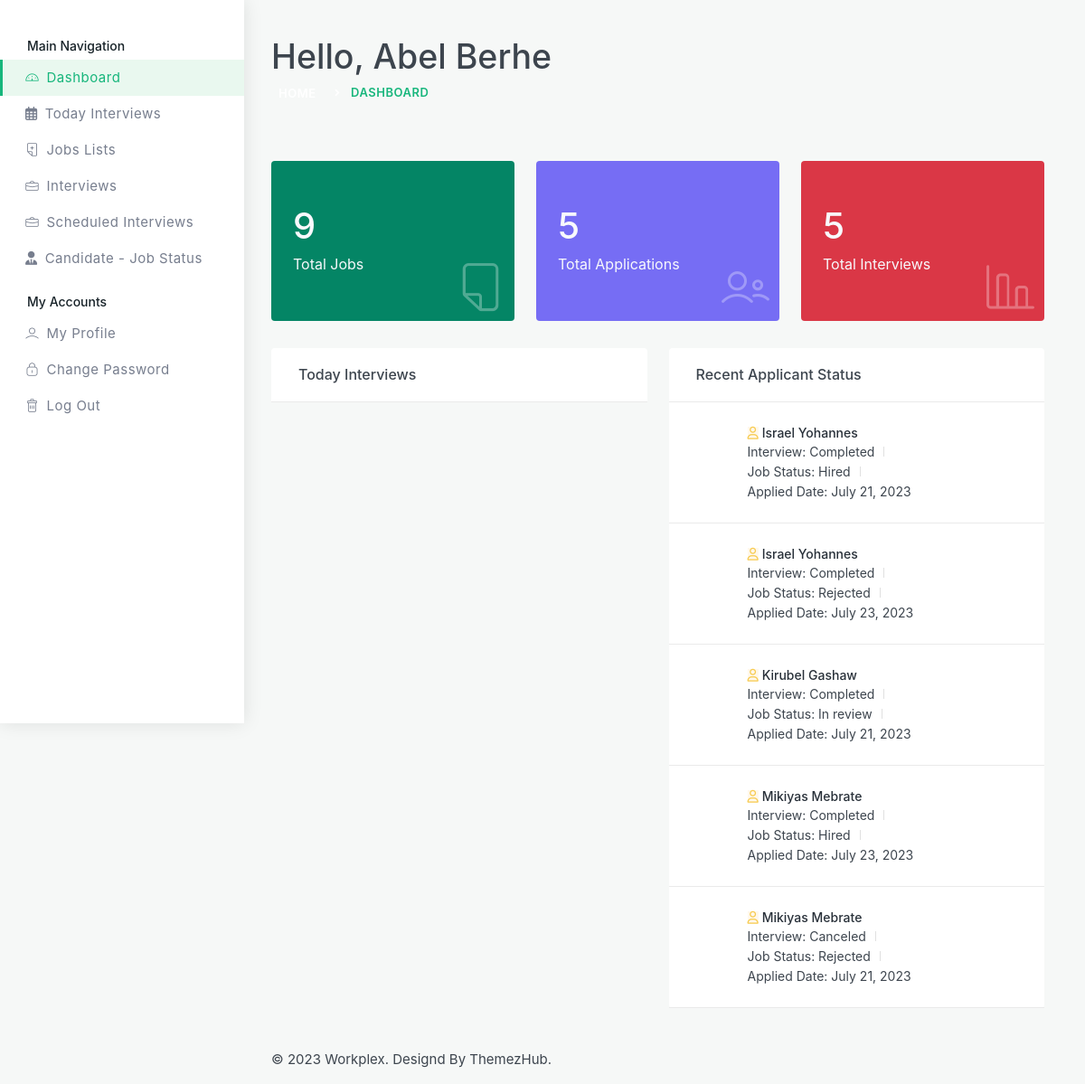
Before: /interviewer-dashboard/ (signed in) with the older database file.
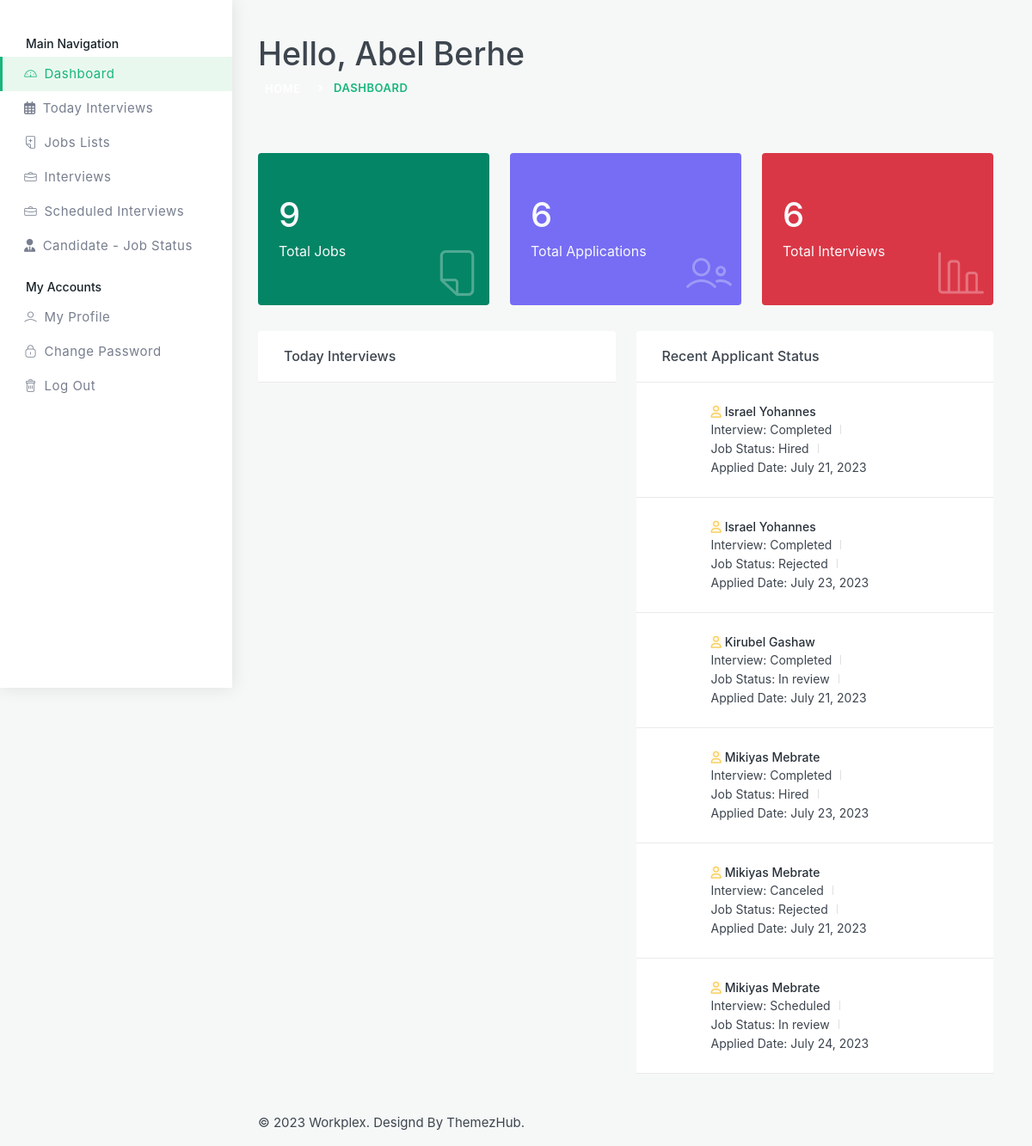
After: the same page with the newer database file.
### Recruitment_System/models.py (models this page shows, shortened)
class Interviews(models.Model):
    application = models.ForeignKey(Application, on_delete=models.CASCADE, null=True, blank=True)
    interviewer = models.ForeignKey(CustomUser, on_delete=models.SET_NULL, null=True)  # Related with User
    date_schedule = models.DateField(null=True, blank=True)
    time_schedule = models.TimeField(null=True, blank=True)
    status = models.CharField(max_length=15, choices=interview_status, default='pending', null=True, blank=True)
    type = models.CharField(max_length=15, choices=interview_type, null=True, blank=True)
    note = FroalaField( null=True, blank=True)
    slug = models.SlugField(unique=True, null=True, blank=True, max_length=600)
    class Meta:
       ordering = ['date_schedule']

class Application(models.Model):
    user = models.ForeignKey(CustomUser, on_delete=models.SET_NULL, null=True)  # Related with Candidate
    job = models.ForeignKey(Job_Posting, on_delete=models.SET_NULL, null=True)  # Related with Job_Post
    date_applied = models.DateField(auto_now_add=True) # Select Option from application_status
    status = models.CharField(max_length=15, choices=application_status, default='pending')
    slug = models.SlugField(unique=True, null=True, blank=True, max_length=200)
    class Meta:
       ordering = ['-date_applied']

class Candidate(models.Model):
    user = models.OneToOneField(CustomUser, on_delete=models.SET_NULL, null=True)
    first_name = models.CharField(max_length=20)
    last_name = models.CharField(max_length=20)
    gender = models.CharField(max_length=10, choices=gender_list)
    date_of_birth = models.DateField()
    email = models.EmailField(max_length=40)
    phone1 = PhoneNumberField()
    phone2 = PhoneNumberField(blank = True)
    address = models.CharField(max_length=100)
    linked_in = models.URLField(blank=True, null=True)
    git_hub = models.URLField(blank=True, null=True)
    country = models.CharField(max_length=20)
    city = models.CharField(max_length=20)
    zip_code = models.CharField(max_length=10, blank=True, null=True)
    photo = models.ImageField(upload_to='Candidate/photo', null=True, blank=True)
    resume = models.FileField(upload_to='Candidate/Resume', null=True, blank=True)
    about = models.TextField()
    skill = models.ManyToManyField("Skill", blank=False)
    slug = models.SlugField(unique=True, blank=True,  max_length=200)
    date_created = models.DateField(auto_now_add=True)
    date_modified = models.DateTimeField(auto_now=True)

### Account/models.py (models this page shows)
class CustomUser(AbstractUser):
    is_candidate = models.BooleanField(default=False)
    is_interviewer = models.BooleanField(default=False)
    is_admin = models.BooleanField(default=False)
    email = models.EmailField(unique=True)
    photo = models.ImageField(upload_to='Admin/Photo', null=True, blank=True)
    EMAIL_FIELD = 'email'
    USERNAME_FIELD = 'email'
    REQUIRED_FIELDS = ['username', 'first_name', 'last_name']

### Account/decorators.py (the view)
    def wrapper_func(request, *args, **kwargs):
        if request.user.is_interviewer:
            return view_func(request, *args, **kwargs)
        else:
             return HttpResponse('You are not authorized to access this content.')

### Recruitment_System/templates/RMS/Interviewer/dashboard.html (shortened to what this page needs)
{% load static %}
<!DOCTYPE html>
<html lang="en">
<head>
	<link href="{% static 'assets/css/styles.css' %}" rel="stylesheet" />
	{% include 'include/head.html' %}
</head>
<body>
	<div id="main-wrapper">
		<div class="dashboard-wrap bg-light">
		  {% include 'RMS/interviewer/include/navbar.html'%}
			<div class="dashboard-content">
				<div class="dashboard-tlbar d-block mb-5">
					<div class="row">
						<div class="colxl-12 col-lg-12 col-md-12">
							<h1 class="ft-medium">Hello, {{user.first_name|capfirst}} {{user.last_name|capfirst}}</h1>
							<nav aria-label="breadcrumb">
								<ol class="breadcrumb">
									<li class="breadcrumb-item text-muted"><a href="#">Home</a></li>
									<li class="breadcrumb-item"><a href="#" class="theme-cl">Dashboard</a></li>
								</ol>
							</nav>
						</div>
					</div>
				</div>
				<div class="dashboard-widg-bar d-block">
					<div class="row">
						<div class="col-xl-4 col-lg-4 col-md-6 col-sm-6">
							<div class="dash-widgets py-5 px-4 bg-success rounded">
								<h2 class="ft-medium mb-1 fs-xl text-light">{{total_jobs}}</h2>
								<p class="p-0 m-0 text-light fs-md">Total Jobs</p>
								<i class="lni lni-empty-file"></i>
							</div>
						</div>
						<div class="col-xl-4 col-lg-4 col-md-6 col-sm-6">
							<div class="dash-widgets py-5 px-4 bg-purple rounded">
								<h2 class="ft-medium mb-1 fs-xl text-light">{{total_application}}</h2>
								<p class="p-0 m-0 text-light fs-md">Total Applications</p>
								<i class="lni lni-users"></i>
							</div>
						</div>
						<div class="col-xl-4 col-lg-4 col-md-6 col-sm-6">
							<div class="dash-widgets py-5 px-4 bg-danger rounded">
								<h2 class="ft-medium mb-1 fs-xl text-light">{{total_interview}}</h2>
								<p class="p-0 m-0 text-light fs-md">Total Interviews</p>
								<i class="lni lni-bar-chart"></i>
							</div>
						</div>
					</div>
					<div class="row">
						<div class="col-lg-6 col-md-12">
							<div class="dashboard-gravity-list with-icons">
								<h4 class="mb-0 ft-medium">Today Interviews</h4>
							</div>
						</div>
						<div class="col-lg-6 col-md-12">
							<div class="dashboard-gravity-list invoices with-icons">
								<h4 class="mb-0 ft-medium">Recent Applicant Status</h4>
								<ul>
									{% for applicant in applicant_status%}
									<li><i class="fa-regular fa-user text-warning bg-light-warning ps-0"></i>
										<strong class="ft-medium text-dark">{{applicant.application.user.candidate.first_name | capfirst}}  {{applicant.application.user.candidate.last_name | capfirst}}</strong>
										<ul>
											<li class="unpaid">Interview: {{applicant.get_status_display}}</li>
											<li>Job Status: {{applicant.application.get_status_display}}</li>
											<li>Applied Date: {{applicant.application.date_applied}}</li>
										</ul>
									</li>
									{% endfor %}
								</ul>
							</div>
						</div>
					</div>
				</div>
				<div class="row">
					<div class="col-md-12">
						<div class="py-3">© 2023 Workplex. Designd By ThemezHub.</div>
					</div>
				</div>
			</div>
		</div>
	</div>
</body>
</html>

Changed rows visible on the page:
added Interviews: application.user.candidate.first_name "Mikiyas", application.user.candidate.last_name "Mebrate", status "Scheduled", application.status "In review", application.date_applied "July 24, 2023"
Other visible differences:
{{ total_application }}: "5" → "6"
{{ total_interview }}: "5" → "6"
